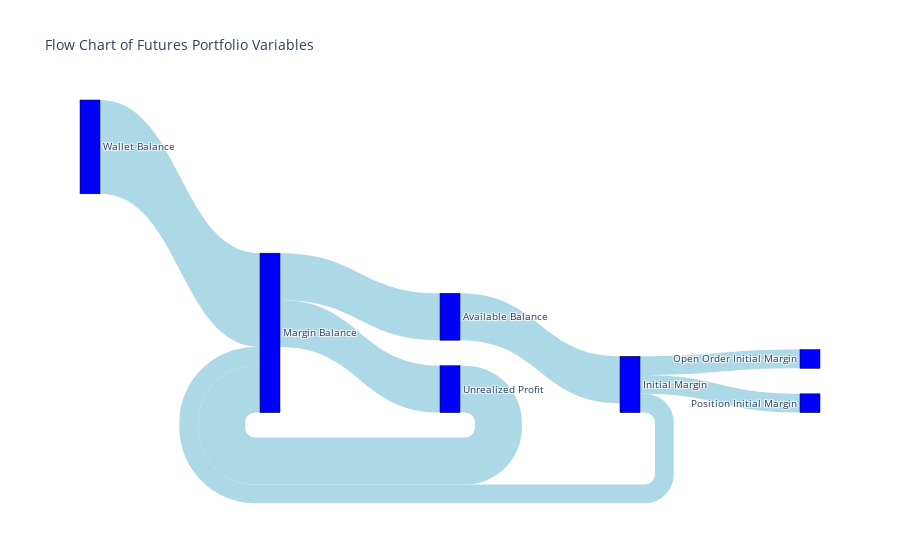

This figure's notebook cell:
### Code cell
import plotly.graph_objects as go

# Définir les nœuds du diagramme de flux
labels = [
    "Wallet Balance", "Margin Balance", "Available Balance", 
    "Unrealized Profit", "Initial Margin", 
    "Open Order Initial Margin", "Position Initial Margin"
]

# Définir les liens entre les nœuds
sources = [
    0,  # Wallet Balance to Margin Balance
    1,  # Margin Balance to Available Balance
    1,  # Margin Balance to Unrealized Profit
    2,  # Available Balance to Initial Margin
    3,  # Unrealized Profit to Margin Balance
    4,  # Initial Margin to Margin Balance
    4,  # Initial Margin to Open Order Initial Margin
    4   # Initial Margin to Position Initial Margin
]

targets = [
    1,  # Wallet Balance to Margin Balance
    2,  # Margin Balance to Available Balance
    3,  # Margin Balance to Unrealized Profit
    4,  # Available Balance to Initial Margin
    1,  # Unrealized Profit to Margin Balance
    1,  # Initial Margin to Margin Balance
    5,  # Initial Margin to Open Order Initial Margin
    6   # Initial Margin to Position Initial Margin
]

values = [
    10000,  # Wallet Balance to Margin Balance
    5000,   # Margin Balance to Available Balance
    5000,   # Margin Balance to Unrealized Profit
    5000,   # Available Balance to Initial Margin
    5000,   # Unrealized Profit to Margin Balance
    2000,   # Initial Margin to Margin Balance
    2000,   # Initial Margin to Open Order Initial Margin
    2000    # Initial Margin to Position Initial Margin
]

# Créer le diagramme de flux
fig = go.Figure(go.Sankey(
    node=dict(
        pad=15,
        thickness=20,
        line=dict(color="black", width=0.5),
        label=labels,
        color="blue"
    ),
    link=dict(
        source=sources,
        target=targets,
        value=values,
        color="lightblue"
    )
))

# Ajouter un titre
fig.update_layout(title_text="Flow Chart of Futures Portfolio Variables", font_size=10)

# Afficher le diagramme
fig.show()

### Figure 1 — Plotly figure (JSON) as saved in the notebook; plotly's stock layout.template omitted (floating-point values rounded to 4 significant figures)
{"data": [{"link": {"color": "lightblue", "source": [0, 1, 1, 2, 3, 4, 4, 4], "target": [1, 2, 3, 4, 1, 1, 5, 6], "value": [10000, 5000, 5000, 5000, 5000, 2000, 2000, 2000]}, "node": {"color": "blue", "label": ["Wallet Balance", "Margin Balance", "Available Balance", "Unrealized Profit", "Initial Margin", "Open Order Initial Margin", "Position Initial Margin"], "line": {"color": "black", "width": 0.5}, "pad": 15, "thickness": 20}, "type": "sankey"}], "layout": {"font": {"size": 10}, "title": {"text": "Flow Chart of Futures Portfolio Variables"}}}
